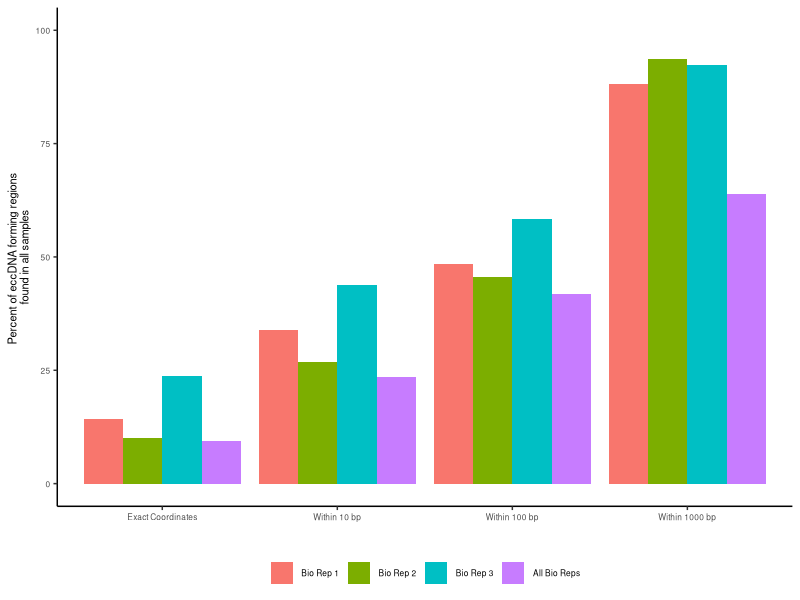
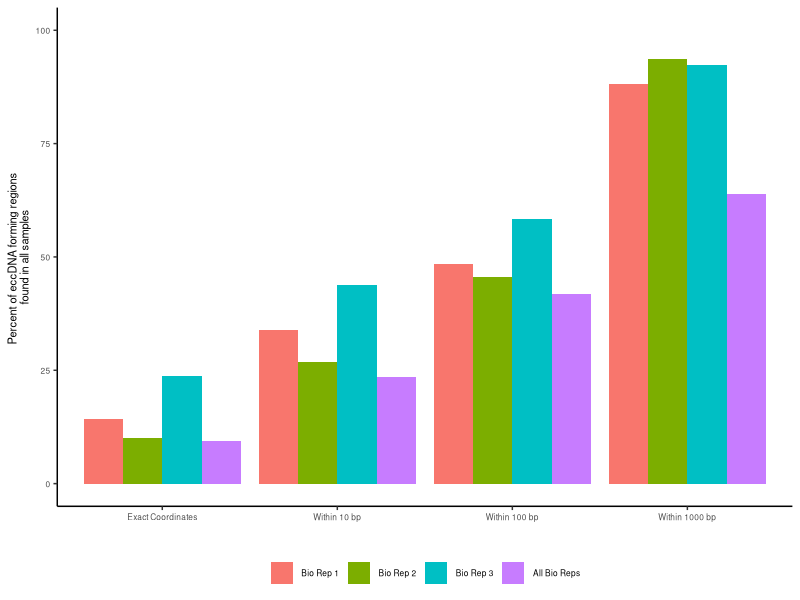

Reproduce these figures in R, in order.
## ---- chunk 1
library(ggplot2)
## ---- chunk 2

tolerance <- factor(c(
  rep('Exact Coordinates', 4),
  rep('Within 10 bp', 4),
  rep('Within 100 bp', 4),
  rep('Within 1000 bp', 4)
), levels = c('Exact Coordinates', 'Within 10 bp', 'Within 100 bp', 'Within 1000 bp'))

rep_labels <- factor(c(
  rep(c('Bio Rep 1', 'Bio Rep 2', 'Bio Rep 3','All Bio Reps'), 4)
), levels = c('Bio Rep 1', 'Bio Rep 2', 'Bio Rep 3','All Bio Reps'))


## data taken from venn_diagram_stats.ipynb
overlap_percent <- c(
  68069/sum(c(130044, 103008, 135027, 10483, 14661, 19537, 68069))*100,
  53972/sum(c(148833, 145085, 147818, 15571, 10809, 12797, 53972))*100,
  72246/sum(c(108715, 123017, 0, 72246, 0, 0, 0))*100,
  99453/sum(c(328584, 393058, 172075, 31358, 11016, 21434, 99453))*100,
  163085/sum(c(103088, 80833, 98995, 7557, 10851, 16420, 163085))*100,
  143697/sum(c(115667, 115811, 116351, 16695, 12826, 13838, 143697))*100,
  133076/sum(c(81969, 88933, 0, 133076, 0, 0, 0))*100,
  248304/sum(c(263959, 330926, 140543, 39119, 14511, 19616, 248304))*100,
  233004/sum(c(74382, 57272, 66962, 14313, 14673, 20223, 233004))*100,
  243608/sum(c(63594, 64785, 63702, 36730, 31338, 31128, 243608))*100,
  177186/sum(c(61119, 65673, 0, 177186, 0, 0, 0))*100,
  442906/sum(c(152087, 172295, 75263, 118567, 57692, 38168, 442906))*100,
  423667/sum(c(6837, 4582, 5220, 13007, 9941, 17575, 423667))*100,
  500970/sum(c(3310, 3329, 2853, 8896, 7763, 7764, 500970))*100,
  280794/sum(c(10938, 12246, 0, 280794, 0, 0, 0))*100,
  100067/sum(c(10350, 3464, 3523, 22463, 4366, 12136, 100067))*100
)

df_overlaps <- data.frame(
  rep_labels,
  tolerance,
  overlap_percent
)

## ---- chunk 3

p <- ggplot(data=df_overlaps, aes(x=tolerance, y=overlap_percent, fill=rep_labels))+
  geom_bar(stat='identity', position=position_dodge())+
  theme_classic()+
  ylab('Percent of eccDNA forming regions \nfound in all samples')+
  xlab('')+
  scale_y_continuous(limits=c(0,100),breaks=c(0, 25, 50, 75,100), labels=c('0', '25', '50', '75','100'))+
  theme(axis.text=element_text(size=6),axis.title=element_text(size=8) , legend.title=element_blank(), legend.text=element_text(size=6), legend.position='bottom')

p

ggsave('histogram_percent_overlap.pdf', plot=p, width=6.5, height=4, device = 'pdf')

